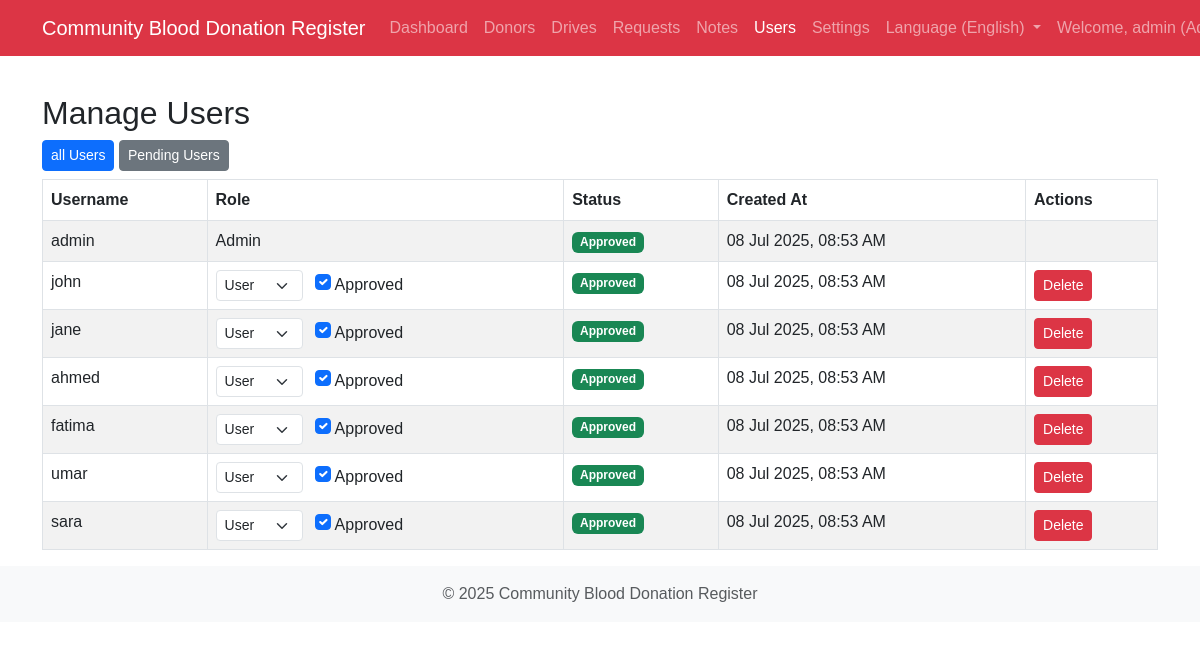
The app's page /index.php?page=users&lang=en (signed in) with its own data.
### tables this page shows
CREATE TABLE users (
            id INTEGER PRIMARY KEY AUTOINCREMENT,
            username TEXT UNIQUE NOT NULL,
            email TEXT UNIQUE NOT NULL,
            password_hash TEXT NOT NULL,
            full_name TEXT NOT NULL,
            contact_number TEXT,
            role TEXT NOT NULL DEFAULT 'donor' CHECK(role IN ('donor', 'admin')),
            approved INTEGER DEFAULT 0, -- 0 for pending, 1 for approved
            first_login INTEGER DEFAULT 1, -- 1 for first login, 0 after password change
            created_at DATETIME DEFAULT CURRENT_TIMESTAMP
        );

### index.php (the view, shortened to what this page needs)
<?php
$current_lang = isset($_SESSION['lang']) ? $_SESSION['lang'] : (isset($_GET['lang']) ? $_GET['lang'] : DEFAULT_LANG);
function t($key) {
    global $LANGUAGES, $current_lang;
    return $LANGUAGES[$current_lang][$key] ?? $LANGUAGES[DEFAULT_LANG][$key] ?? $key;
}
function get_db() {
    static $db = null;
    if ($db === null) {
        try {
            $db = new PDO('sqlite:' . DB_FILE);
            $db->setAttribute(PDO::ATTR_ERRMODE, PDO::ERRMODE_EXCEPTION);
            $db->setAttribute(PDO::ATTR_DEFAULT_FETCH_MODE, PDO::FETCH_ASSOC);
            $db->exec("PRAGMA foreign_keys = ON;");
        } catch (PDOException $e) {
            die("DB Connection Error: " . $e->getMessage());
        }
    }
    return $db;
}
function get_setting($key) {
    $db = get_db();
    $stmt = $db->prepare("SELECT value FROM settings WHERE key = ?");
    $stmt->execute([$key]);
    $result = $stmt->fetchColumn();
    return $result !== false ? $result : null;
}
function is_logged_in() {
    return isset($_SESSION['user_id']);
}
function get_current_user_role() {
    return $_SESSION['role'] ?? 'public';
}
function get_current_username() {
    return $_SESSION['username'] ?? null;
}
function check_permission($action_roles) {
    $user_role = get_current_user_role();
    if ($user_role === 'admin') return true;
}
function sanitize($data) {
    return htmlspecialchars(trim($data), ENT_QUOTES, 'UTF-8');
}
$page = sanitize($_GET['page'] ?? 'dashboard');
$db = get_db();
$site_title_db = get_setting('site_title');
$site_title = $site_title_db ? $site_title_db : SITE_TITLE;
?>
<!DOCTYPE html>
<html lang="<?= $current_lang ?>" dir="<?= ($current_lang == 'ur') ? 'rtl' : 'ltr' ?>">
<head>
    <link href="https://cdn.jsdelivr.net/npm/bootstrap@5.3.0-alpha1/dist/css/bootstrap.min.css" rel="stylesheet">
</head>
<body>
<nav class="navbar navbar-expand-lg navbar-dark bg-danger fixed-top">
    <div class="container">
        <a class="navbar-brand" href="?page=dashboard&lang=<?= $current_lang ?>"><?= sanitize(t($site_title)) ?></a>
        <div class="collapse navbar-collapse" id="navbarNav">
            <ul class="navbar-nav me-auto mb-2 mb-lg-0">
                <?php if (is_logged_in() || check_permission('public')): ?>
                    <li class="nav-item"><a class="nav-link <?= ($page=='dashboard')?'active':'' ?>" href="?page=dashboard&lang=<?= $current_lang ?>"><?= t('dashboard') ?></a></li>
                    <li class="nav-item"><a class="nav-link <?= ($page=='donors')?'active':'' ?>" href="?page=donors&lang=<?= $current_lang ?>"><?= t('donors') ?></a></li>
                    <li class="nav-item"><a class="nav-link <?= ($page=='drives')?'active':'' ?>" href="?page=drives&lang=<?= $current_lang ?>"><?= t('drives') ?></a></li>
                    <li class="nav-item"><a class="nav-link <?= ($page=='requests'||$page=='submit_request')?'active':'' ?>" href="?page=requests&lang=<?= $current_lang ?>"><?= t('requests') ?></a></li>
                <?php endif; ?>
                 <?php if (check_permission(['ulama', 'admin'])): ?>
                     <li class="nav-item"><a class="nav-link <?= ($page=='notes')?'active':'' ?>" href="?page=notes&lang=<?= $current_lang ?>"><?= t('notes') ?></a></li>
                <?php endif; ?>
                <?php if (check_permission(['ulama', 'admin'])): ?>
                    <li class="nav-item"><a class="nav-link <?= ($page=='users')?'active':'' ?>" href="?page=users&lang=<?= $current_lang ?>"><?= t('users') ?></a></li>
                 <?php endif; ?>
                 <?php if (check_permission('admin')): ?>
                    <li class="nav-item"><a class="nav-link <?= ($page=='settings')?'active':'' ?>" href="?page=settings&lang=<?= $current_lang ?>"><?= t('settings') ?></a></li>
                <?php endif; ?>
            </ul>
            <ul class="navbar-nav ms-auto mb-2 mb-lg-0">
                 <li class="nav-item dropdown">
                    <a class="nav-link dropdown-toggle" href="#" id="languageDropdown" role="button" data-bs-toggle="dropdown" aria-expanded="false">
                        <?= t('language') ?> (<?= $current_lang == 'en' ? t('english') : t('urdu') ?>)
                    </a>
                </li>
                <?php if (is_logged_in()): ?>
                     <li class="nav-item dropdown">
                         <a class="nav-link dropdown-toggle" href="#" id="userDropdown" role="button" data-bs-toggle="dropdown" aria-expanded="false">
                             <?= t('welcome') ?>, <?= sanitize(get_current_username()) ?> (<?= t(get_current_user_role()) ?>)
                         </a>
                     </li>
                <?php endif; ?>
            </ul>
        </div>
    </div>
</nav>
<div class="container mt-4">
    <?php
    switch ($page) {
            ?>
            <?php
        case 'users':
             $can_manage = check_permission('admin');
             $view = sanitize($_GET['view'] ?? 'all');
             $sql = "SELECT id, username, role, approved, created_at FROM users WHERE 1=1";
             $params = [];
             if ($view === 'pending') {
                  $sql .= " AND approved = 0 AND role = 'user'";
                  $page_title = t('approve_users');
             } else {
                  $page_title = t('manage_users');
             }
             $sql .= " ORDER BY created_at DESC";
             $stmt = $db->prepare($sql);
             $stmt->execute($params);
             $users = $stmt->fetchAll();
            ?>
            <h2><?= $page_title ?></h2>
             <?php if ($can_manage): ?>
             <div class="mb-2">
                 <a href="?page=users&view=all&lang=<?= $current_lang ?>" class="btn btn-sm <?= ($view=='all')?'btn-primary':'btn-secondary' ?>"><?= t('all') ?> <?= t('users') ?></a>
                 <a href="?page=users&view=pending&lang=<?= $current_lang ?>" class="btn btn-sm <?= ($view=='pending')?'btn-primary':'btn-secondary' ?>"><?= t('pending_users') ?></a>
             </div>
             <?php endif; ?>
             <div class="table-responsive">
             <table class="table table-striped table-bordered">
                 <thead>
                     <tr>
                         <th><?= t('username') ?></th>
                         <th><?= t('role') ?></th>
                         <th><?= t('status') ?></th>
                         <th><?= t('created_at') ?></th>
                         <th><?= t('actions') ?></th>
                     </tr>
                 </thead>
                 <tbody>
                 <?php if ($users): ?>
                     <?php foreach ($users as $user): ?>
                     <tr>
                         <td><?= sanitize($user['username']) ?></td>
                         <td>
                              <?php if ($can_manage && $user['role'] !== 'admin'): ?>
                                <form method="post" action="" style="display:inline;">
                                     <select name="role" class="form-select form-select-sm d-inline-block w-auto" onchange="this.form.submit()">
                                         <option value="user" <?= ($user['role'] == 'user') ? 'selected' : '' ?>><?= t('user') ?></option>
                                     </select>
                                     <input type="checkbox" name="approved" value="1" <?= ($user['approved'] == 1) ? 'checked' : '' ?> onchange="this.form.submit()" class="form-check-input ms-2"> <?= t('approved') ?>
                                 </form>
                              <?php else: ?>
                                 <?= t($user['role']) ?>
                              <?php endif; ?>
                         </td>
                         <td><?= $user['approved'] ? '<span class="badge bg-success">'.t('approved').'</span>' : '<span class="badge bg-warning">'.t('pending').'</span>' ?></td>
                         <td><?= date('d M Y, h:i A', strtotime($user['created_at'])) ?></td>
                         <td>
                               <?php if ($can_manage && $_SESSION['user_id'] != $user['id']):  ?>
                                 <form method="post" action="" style="display:inline;" onsubmit="return confirm('<?= t('confirm_delete') ?>');">
                                     <button type="submit" class="btn btn-sm btn-danger"><?= t('delete') ?></button>
                                 </form>
                              <?php endif; ?>
                         </td>
                     </tr>
                     <?php endforeach; ?>
                 <?php else: ?>
                     <tr><td colspan="5" class="text-center"><?= t('no_records') ?></td></tr>
                 <?php endif; ?>
                 </tbody>
             </table>
             </div>
            <?php
            break;
            ?>
            <?php
    }
    ?>
</div>
<footer class="footer mt-auto py-3 bg-light">
    <div class="container text-center">
        <span class="text-muted">&copy; <?= date('Y') ?> <?= sanitize(t($site_title)) ?></span>
    </div>
</footer>
</body>
</html>

### index.php (style rules this page uses)
body { font-family: sans-serif; }
body { padding-top: 70px; }

### records on screen
users: username "admin", role "Admin", created_at "08 Jul 2025, 08:53 AM"
users: username "john", approved "☑", created_at "08 Jul 2025, 08:53 AM"
users: username "jane", approved "☑", created_at "08 Jul 2025, 08:53 AM"
users: username "ahmed", approved "☑", created_at "08 Jul 2025, 08:53 AM"
users: username "fatima", approved "☑", created_at "08 Jul 2025, 08:53 AM"
users: username "umar", approved "☑", created_at "08 Jul 2025, 08:53 AM"
users: username "sara", approved "☑", created_at "08 Jul 2025, 08:53 AM"

### other values on screen
t($site_title) "Community Blood Donation Register"
t('dashboard') "Dashboard"
t('donors') "Donors"
t('drives') "Drives"
t('requests') "Requests"
t('notes') "Notes"
t('users') "Users"
t('settings') "Settings"
t('language') "Language"
t('english') "English"
t('welcome') "Welcome"
get_current_username() "admin"
$page_title "Manage Users"
t('all') "all"
t('pending_users') "Pending Users"
